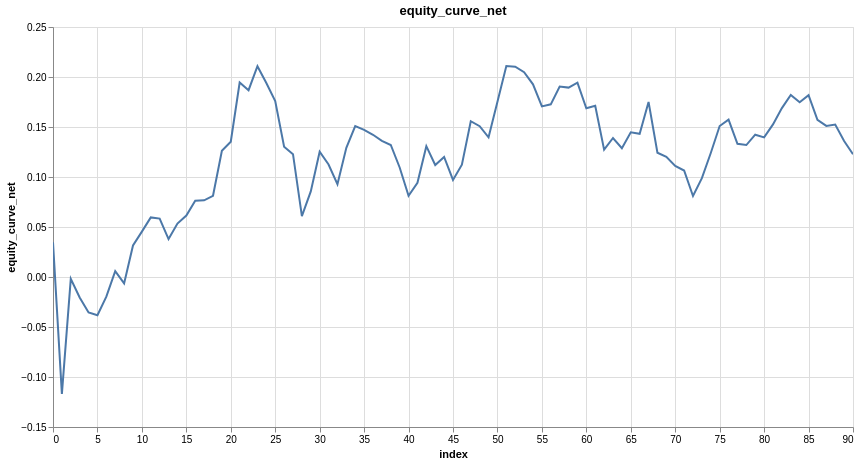

Notebook cell for this chart:
### Code cell
research.plot_column(model_trades, 'equity_curve_net')
# we have stable returns, but unfortunately stable negative returns. transactions fee magnifies our losses and decreases our average win,
# so its really reducing our expected value, if fees were lower maybe we'd be fine but they are high, cause us to lose money despite a >50% win
# rate and positive ev before. this is why we need to factor in transactions fees into our model. Without transaction fees, we'd have an edge
# what this tells us is that we can't trade on a 1 hour basis. With maker fees, you have lower loses but loses nonetheless. 
# Now what we need to do is to look at different time intervals, maybe longer time intervals, like 8 hours or 12 hours

### Figure 1 — Vega specification as saved in the notebook (floating-point values rounded to 4 significant figures)
{"$schema": "https://vega.github.io/schema/vega/v6.json", "data": [{"name": "param_1e9efca18e7a2868_store"}, {"name": "source_0", "values": [{"equity_curve_net": 0.03467, "index": 0}, {"equity_curve_net": -0.1168, "index": 1}, {"equity_curve_net": -0.00183, "index": 2}, {"equity_curve_net": -0.02049, "index": 3}, {"equity_curve_net": -0.03551, "index": 4}, {"equity_curve_net": -0.03824, "index": 5}, {"equity_curve_net": -0.01965, "index": 6}, {"equity_curve_net": 0.00593, "index": 7}, {"equity_curve_net": -0.006443, "index": 8}, {"equity_curve_net": 0.03154, "index": 9}, {"equity_curve_net": 0.04539, "index": 10}, {"equity_curve_net": 0.0596, "index": 11}, {"equity_curve_net": 0.05845, "index": 12}, {"equity_curve_net": 0.03791, "index": 13}, {"equity_curve_net": 0.05344, "index": 14}, {"equity_curve_net": 0.0615, "index": 15}, {"equity_curve_net": 0.0762, "index": 16}, {"equity_curve_net": 0.07668, "index": 17}, {"equity_curve_net": 0.0812, "index": 18}, {"equity_curve_net": 0.1262, "index": 19}, {"equity_curve_net": 0.1352, "index": 20}, {"equity_curve_net": 0.1945, "index": 21}, {"equity_curve_net": 0.1868, "index": 22}, {"equity_curve_net": 0.2108, "index": 23}, {"equity_curve_net": 0.194, "index": 24}, {"equity_curve_net": 0.1759, "index": 25}, {"equity_curve_net": 0.1304, "index": 26}, {"equity_curve_net": 0.1228, "index": 27}, {"equity_curve_net": 0.06088, "index": 28}, {"equity_curve_net": 0.08558, "index": 29}, {"equity_curve_net": 0.1253, "index": 30}, {"equity_curve_net": 0.1125, "index": 31}, {"equity_curve_net": 0.09282, "index": 32}, {"equity_curve_net": 0.1292, "index": 33}, {"equity_curve_net": 0.1509, "index": 34}, {"equity_curve_net": 0.1471, "index": 35}, {"equity_curve_net": 0.1422, "index": 36}, {"equity_curve_net": 0.1361, "index": 37}, {"equity_curve_net": 0.132, "index": 38}, {"equity_curve_net": 0.1095, "index": 39}, {"equity_curve_net": 0.08131, "index": 40}, {"equity_curve_net": 0.09421, "index": 41}, {"equity_curve_net": 0.1308, "index": 42}, {"equity_curve_net": 0.112, "index": 43}, {"equity_curve_net": 0.1201, "index": 44}, {"equity_curve_net": 0.09707, "index": 45}, {"equity_curve_net": 0.1122, "index": 46}, {"equity_curve_net": 0.1558, "index": 47}, {"equity_curve_net": 0.1508, "index": 48}, {"equity_curve_net": 0.1397, "index": 49}, {"equity_curve_net": 0.1753, "index": 50}, {"equity_curve_net": 0.211, "index": 51}, {"equity_curve_net": 0.2103, "index": 52}, {"equity_curve_net": 0.2047, "index": 53}, {"equity_curve_net": 0.1927, "index": 54}, {"equity_curve_net": 0.1706, "index": 55}, {"equity_curve_net": 0.1727, "index": 56}, {"equity_curve_net": 0.1905, "index": 57}, {"equity_curve_net": 0.1894, "index": 58}, {"equity_curve_net": 0.1943, "index": 59}, {"equity_curve_net": 0.1687, "index": 60}, {"equity_curve_net": 0.1712, "index": 61}, {"equity_curve_net": 0.1273, "index": 62}, {"equity_curve_net": 0.139, "index": 63}, {"equity_curve_net": 0.1288, "index": 64}, {"equity_curve_net": 0.1448, "index": 65}, {"equity_curve_net": 0.1432, "index": 66}, {"equity_curve_net": 0.1751, "index": 67}, {"equity_curve_net": 0.1242, "index": 68}, {"equity_curve_net": 0.1203, "index": 69}, {"equity_curve_net": 0.1111, "index": 70}, {"equity_curve_net": 0.1065, "index": 71}, {"equity_curve_net": 0.08099, "index": 72}, {"equity_curve_net": 0.09883, "index": 73}, {"equity_curve_net": 0.124, "index": 74}, {"equity_curve_net": 0.151, "index": 75}, {"equity_curve_net": 0.1573, "index": 76}, {"equity_curve_net": 0.1331, "index": 77}, {"equity_curve_net": 0.132, "index": 78}, {"equity_curve_net": 0.1423, "index": 79}, {"equity_curve_net": 0.1397, "index": 80}, {"equity_curve_net": 0.1526, "index": 81}, {"equity_curve_net": 0.1689, "index": 82}, {"equity_curve_net": 0.1821, "index": 83}, {"equity_curve_net": 0.1747, "index": 84}, {"equity_curve_net": 0.1818, "index": 85}, {"equity_curve_net": 0.1572, "index": 86}, {"equity_curve_net": 0.1511, "index": 87}, {"equity_curve_net": 0.1525, "index": 88}, {"equity_curve_net": 0.1359, "index": 89}, {"equity_curve_net": 0.1228, "index": 90}]}, {"name": "source_0_x_domain_index", "values": [{"min": 0, "max": 90}]}, {"name": "source_0_y_domain_equity_curve_net", "values": [{"min": -0.1168, "max": 0.211}]}], "signals": [{"name": "unit", "value": {}, "on": [{"events": "pointermove", "update": "isTuple(group()) ? group() : unit"}]}, {"name": "param_1e9efca18e7a2868", "update": "vlSelectionResolve(\"param_1e9efca18e7a2868_store\", \"union\")"}, {"name": "param_1e9efca18e7a2868_index", "on": [{"events": [{"source": "view", "type": "dblclick"}], "update": "null"}, {"events": {"signal": "param_1e9efca18e7a2868_translate_delta"}, "update": "panLinear(param_1e9efca18e7a2868_translate_anchor.extent_x, -param_1e9efca18e7a2868_translate_delta.x / width)"}, {"events": {"signal": "param_1e9efca18e7a2868_zoom_delta"}, "update": "zoomLinear(domain(\"x\"), param_1e9efca18e7a2868_zoom_anchor.x, param_1e9efca18e7a2868_zoom_delta)"}]}, {"name": "param_1e9efca18e7a2868_equity_curve_net", "on": [{"events": [{"source": "view", "type": "dblclick"}], "update": "null"}, {"events": {"signal": "param_1e9efca18e7a2868_translate_delta"}, "update": "panLinear(param_1e9efca18e7a2868_translate_anchor.extent_y, param_1e9efca18e7a2868_translate_delta.y / height)"}, {"events": {"signal": "param_1e9efca18e7a2868_zoom_delta"}, "update": "zoomLinear(domain(\"y\"), param_1e9efca18e7a2868_zoom_anchor.y, param_1e9efca18e7a2868_zoom_delta)"}]}, {"name": "param_1e9efca18e7a2868_tuple", "on": [{"events": [{"signal": "param_1e9efca18e7a2868_index || param_1e9efca18e7a2868_equity_curve_net"}], "update": "param_1e9efca18e7a2868_index && param_1e9efca18e7a2868_equity_curve_net ? {unit: \"\", fields: param_1e9efca18e7a2868_tuple_fields, values: [param_1e9efca18e7a2868_index,param_1e9efca18e7a2868_equity_curve_net]} : null"}]}, {"name": "param_1e9efca18e7a2868_tuple_fields", "value": [{"field": "index", "channel": "x", "type": "R"}, {"field": "equity_curve_net", "channel": "y", "type": "R"}]}, {"name": "param_1e9efca18e7a2868_translate_anchor", "value": {}, "on": [{"events": [{"source": "scope", "type": "pointerdown"}], "update": "{x: x(unit), y: y(unit), extent_x: domain(\"x\"), extent_y: domain(\"y\")}"}]}, {"name": "param_1e9efca18e7a2868_translate_delta", "value": {}, "on": [{"events": [{"source": "window", "between": [{"source": "scope", "type": "pointerdown"}, {"source": "window", "type": "pointerup"}], "type": "pointermove", "consume": true}], "update": "{x: param_1e9efca18e7a2868_translate_anchor.x - x(unit), y: param_1e9efca18e7a2868_translate_anchor.y - y(unit)}"}]}, {"name": "param_1e9efca18e7a2868_zoom_anchor", "on": [{"events": [{"source": "scope", "consume": true, "type": "wheel"}], "update": "{x: invert(\"x\", x(unit)), y: invert(\"y\", y(unit))}"}]}, {"name": "param_1e9efca18e7a2868_zoom_delta", "on": [{"events": [{"source": "scope", "type": "wheel", "consume": true}], "update": "pow(1.001, event.deltaY * pow(16, event.deltaMode))", "force": true}]}, {"name": "param_1e9efca18e7a2868_modify", "on": [{"events": {"signal": "param_1e9efca18e7a2868_tuple"}, "update": "modify(\"param_1e9efca18e7a2868_store\", param_1e9efca18e7a2868_tuple, true)"}]}], "marks": [{"type": "line", "name": "marks", "from": {"data": "source_0"}, "sort": {"field": "x"}, "encode": {"update": {"stroke": {"value": "#4c78a8"}, "defined": {"signal": "isValid(datum[\"index\"]) && isFinite(+datum[\"index\"]) && isValid(datum[\"equity_curve_net\"]) && isFinite(+datum[\"equity_curve_net\"])"}, "y": {"field": "equity_curve_net", "scale": "y"}, "tooltip": {"signal": "{\"index\": format(datum[\"index\"], \"\"), \"equity_curve_net\": format(datum[\"equity_curve_net\"], \"\")}"}, "x": {"field": "index", "scale": "x"}}}, "style": ["line"], "clip": true, "interactive": true}], "scales": [{"name": "x", "type": "linear", "domain": [{"signal": "(data(\"source_0_x_domain_index\")[0] || {}).min"}, {"signal": "(data(\"source_0_x_domain_index\")[0] || {}).max"}], "range": [0, {"signal": "width"}], "domainRaw": {"signal": "param_1e9efca18e7a2868[\"index\"]"}, "zero": false, "nice": true}, {"name": "y", "type": "linear", "domain": [{"signal": "(data(\"source_0_y_domain_equity_curve_net\")[0] || {}).min"}, {"signal": "(data(\"source_0_y_domain_equity_curve_net\")[0] || {}).max"}], "range": [{"signal": "height"}, 0], "domainRaw": {"signal": "param_1e9efca18e7a2868[\"equity_curve_net\"]"}, "nice": true, "zero": true}], "axes": [{"scale": "x", "gridScale": "y", "zindex": 0, "ticks": false, "orient": "bottom", "tickCount": {"signal": "ceil(width/40)"}, "labels": false, "domain": false, "grid": true, "maxExtent": 0, "aria": false, "minExtent": 0}, {"scale": "y", "ticks": false, "aria": false, "gridScale": "x", "labels": false, "domain": false, "tickCount": {"signal": "ceil(height/40)"}, "minExtent": 0, "grid": true, "maxExtent": 0, "orient": "left", "zindex": 0}, {"scale": "x", "zindex": 0, "grid": false, "labelFlush": true, "orient": "bottom", "title": "index", "labelOverlap": true, "tickCount": {"signal": "ceil(width/40)"}}, {"scale": "y", "zindex": 0, "tickCount": {"signal": "ceil(height/40)"}, "orient": "left", "labelOverlap": true, "grid": false, "title": "equity_curve_net"}], "title": {"text": "equity_curve_net", "frame": "group"}, "padding": 5, "background": "white", "height": 400, "width": 800, "style": "cell"}
